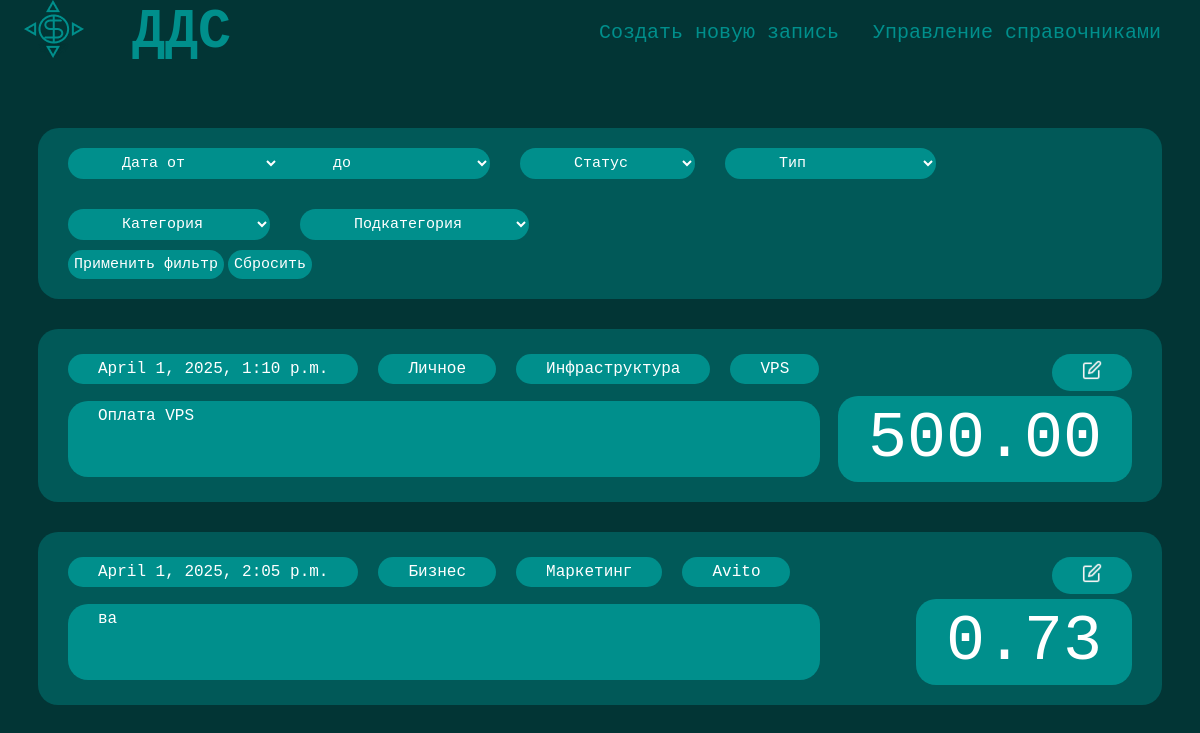
The app's page /, older data.
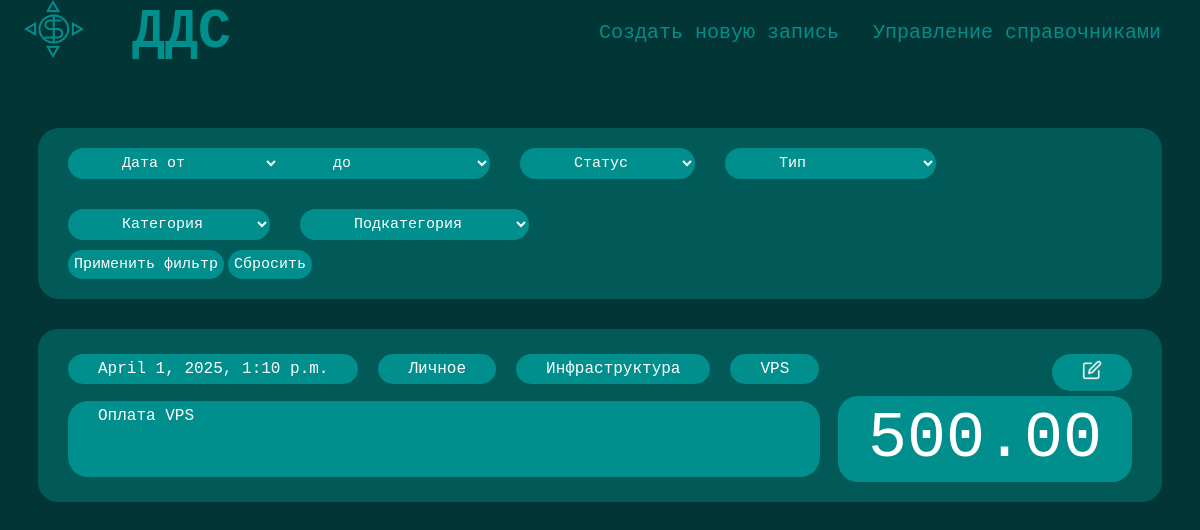
The same page, newer data.
### DDCapp/models.py (models this page shows, shortened)
class CashFlow(models.Model):
    date = models.DateTimeField()  # Дата записи
    status = models.ForeignKey(Status, on_delete=models.CASCADE)  # Статус
    type = models.ForeignKey(Type, on_delete=models.CASCADE)  # Тип (Пополнение, Списание)
    category = models.ForeignKey(Category, on_delete=models.CASCADE)  # Категория
    subcategory = models.ForeignKey(Subcategory, on_delete=models.CASCADE)  # Подкатегория
    count_sum = models.DecimalField(max_digits=10, decimal_places=2)  # Сумма
    comment = models.TextField(blank=True, null=True)  # Комментарий

class Status(models.Model):
    name = models.CharField(max_length=100, unique=True)
    def __str__(self):
        return self.name

class Category(models.Model):
    name = models.CharField(max_length=100, unique=True)
    type = models.ForeignKey(Type, related_name='categories', on_delete=models.CASCADE)
    def __str__(self):
        return self.name

class Subcategory(models.Model):
    name = models.CharField(max_length=100, unique=True)
    category = models.ForeignKey(Category, related_name='subcategories', on_delete=models.CASCADE)
    def __str__(self):
        return self.name

### DDCapp/views.py (the view)
# urls.py: path('', views.index, name = "index"), #URL исходной страницы
def index(request):
    statuses = Status.objects.all()
    types = Type.objects.all()
    categories = Category.objects.all()
    subcategories = Subcategory.objects.all()
    cashflows = CashFlow.objects.all()
    unique_dates = CashFlow.objects.values_list('date', flat=True).distinct() #отбор дат по конкретным дням
    start_date = request.GET.get('start_date')
    end_date = request.GET.get('end_date')
    if start_date and end_date:
        cashflows = cashflows.filter(date__range=[start_date, end_date])
    elif start_date:
        cashflows = cashflows.filter(date__gte=start_date)
    elif end_date:
        cashflows = cashflows.filter(date__lte=end_date)
    status_id = request.GET.get('status')
    if status_id:
        cashflows = cashflows.filter(status_id=status_id)
    type_id = request.GET.get('type')
    if type_id:
        cashflows = cashflows.filter(type_id=type_id)
    category_id = request.GET.get('category')
    if category_id:
        cashflows = cashflows.filter(category_id=category_id)
    subcategory_id = request.GET.get('subcategory')
    if subcategory_id:
        cashflows = cashflows.filter(subcategory_id=subcategory_id)
    if type_id:
        categories = categories.filter(type_id=type_id)
    if category_id:
        subcategories = subcategories.filter(category_id=category_id)
    context ={
        'unique_dates': unique_dates,
        'statuses': statuses,
        'cashflows': cashflows,
        'types': types,
        'categories': categories,
        'subcategories': subcategories,
    }
    return render(request, 'index.html', context)

### DDCapp/templates/index.html (shortened to what this page needs)
{% load static %}
<!DOCTYPE html>
<html>
<head>
    <link rel="stylesheet" type="text/css" href="{% static 'css/index.css' %}">
    <link rel="stylesheet" type="text/css" href="{% static 'css/header.css' %}">
    <link rel="stylesheet" type="text/css" href="{% static 'css/for_all.css' %}">
</head>
<body>
{% include "header.html" %}
<form class ='filter_form'method="GET">
    <div class = 'index_filter_container'>
        <div class = 'found_item'>
            <div class="couple" id = 'date_form'>
                <select class="couple_left" name="start_date" id="start_date">
                    <option value="">Дата от</option>
                </select>
                <select class="couple_right" name="end_date" id="end_date">
                    <option value="">до</option>
                </select>
            </div>
            <select name="status" id="status">
                <option value="">Статус</option>
            </select>
            <select id="type" name="type">
                <option value="">Тип</option>
            </select>
            <select id="category" name="category">
                <option value="">Категория</option>
            </select>
            <select id="subcategory" name="subcategory">
                <option value="">Подкатегория</option>
            </select>
        </div>
        <div class = 'buttons_index_form'>
            <button type="submit">Применить фильтр</button>
            <button class="empty_btn" data-target-url="{% url 'index' %}">Сбросить</button>
        </div>
    </div>
</form>
{% for cashlil in cashflows %}
<div class = 'blockDDC'>
    <div class='exit_data'>
        <div class = 'cashilil_data'>
            <p class = 'index_exit'>{{ cashlil.date }}</p>
            <p class = 'index_exit'>{{ cashlil.status }}</p>
            <p class = 'index_exit'>{{ cashlil.category }}</p>
            <p class = 'index_exit'>{{ cashlil.subcategory }}</p>
        </div>
        <div class = 'link_redact'>
            <p class = 'index_exit'><a href="{% url 'edit_cashflow' cashlil.id %}"><img id = 'edit_pic' src ='{% static "\img\edit.png" %}' alt="edit"></a></p>
        </div>
    </div>
    <div class = 'block_sumcomment'>
        <p class = 'index_exit' id = 'comment'>{{ cashlil.comment }}</p>
        <p class = 'index_exit' id = 'count_sum'>{{ cashlil.count_sum }}</p>
    </div>
</div>
    {% empty %}
        <h2 class ='None_answer'>Нет записей о движении денежных средств.</h2>
    {% endfor %}
</body>
</html>

Row changes from the older to the newer data that the page shows:
removed CashFlow: date "April 1, 2025, 2:05 p.m.", status "Бизнес", category "Маркетинг", subcategory "Avito", comment "ва", count_sum "0.73"
